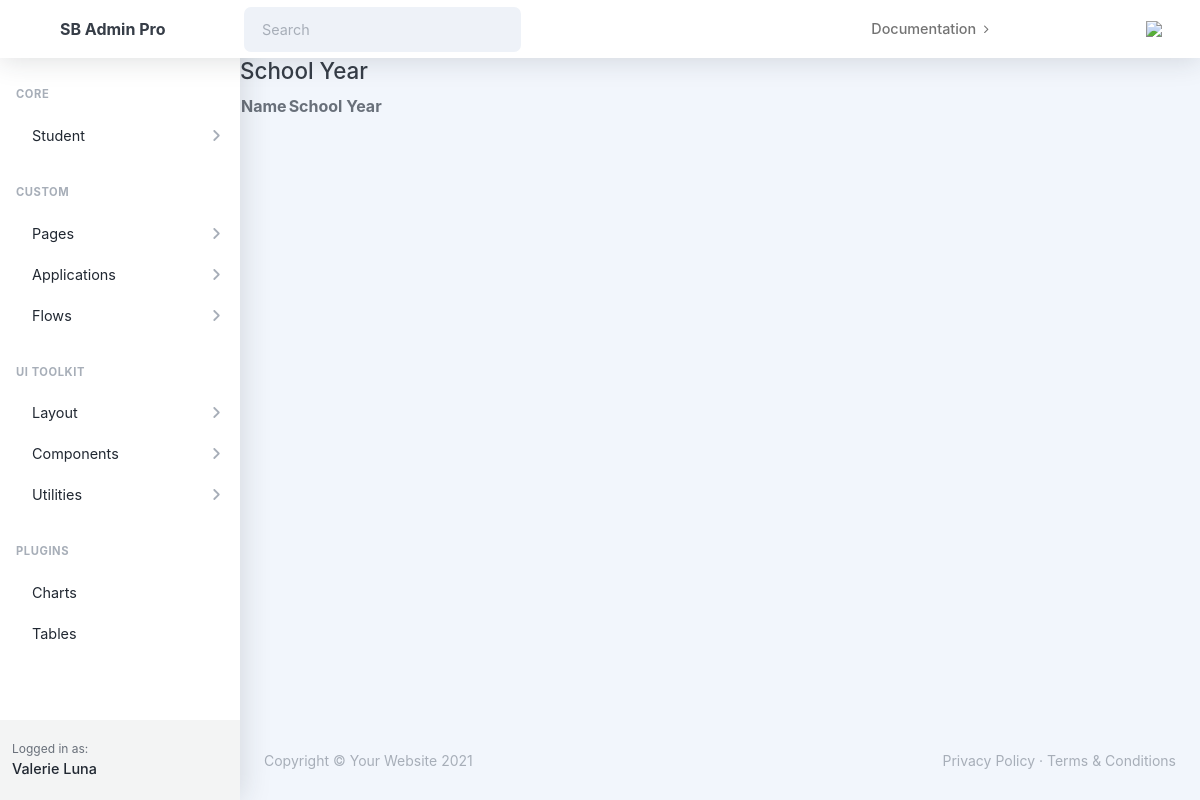
The page /academics/list_grade_levels/ on the database as committed earlier.
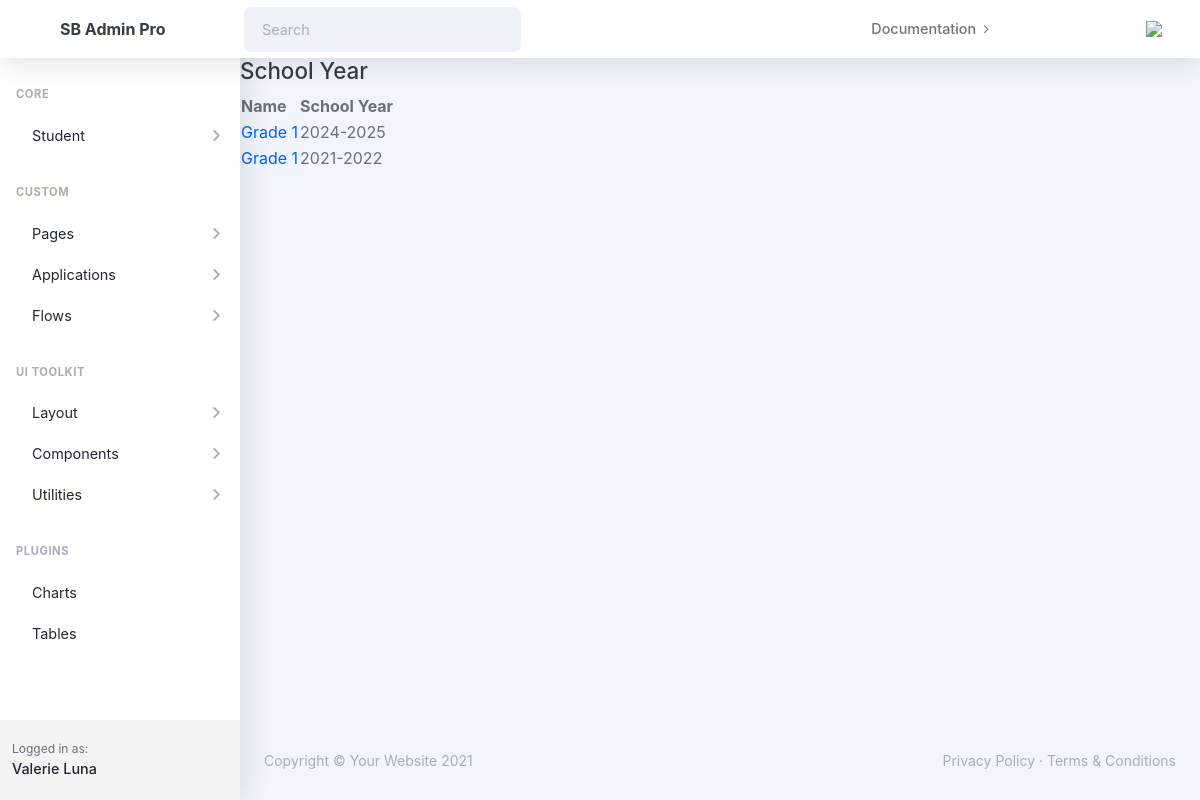
The same page on the database as committed later.
### academics/models.py (models this page shows, shortened)
class GradeLevel(models.Model):
    name = models.CharField(_("Grade Level"), max_length=50, blank=True)
    school_year = models.ForeignKey(
        SchoolYear,
        on_delete=models.CASCADE,
        verbose_name=_("School Year"),
        related_name='grade_levels'
    )
    class Meta:
        verbose_name = _("Grade Level")
        verbose_name_plural = _("Grade Levels")
        ordering = ['name']
        unique_together = ['name', 'school_year']

class SchoolYear(models.Model):
    name = models.CharField(max_length=100, verbose_name=_("Name"), blank=True)
    start_date = models.DateField(verbose_name=_("Start Date"))
    end_date = models.DateField(verbose_name=_("End Date"))
    is_current = models.BooleanField(default=False, verbose_name=_("Is Current School Year"))
    class Meta:
        verbose_name = _("School Year")
        verbose_name_plural = _("School Years")
        ordering = ['-start_date']  # Orders the school years starting with the most recent
    def __str__(self):
        return self.name

### academics/views.py (the view)
# urls.py: path('list_grade_levels/', list_grade_levels, name='list_grade_levels'),
def list_grade_levels(request):
    grade_levels = GradeLevel.objects.all()
    context = {
        'grade_levels': grade_levels,
    }
    return render(request, 'academics/list_grade_levels.html', context)

### academics/templates/academics/list_grade_levels.html
{% extends 'students/base.html' %}
{% block content %}
<h2>School Year</h2>
<table>
        <thead>
                <tr>
                        <th>Name</th>
                        <th>School Year</th>
                </tr>
        </thead>
        <tbody>
                {% for grade_level in grade_levels %}
                <tr>
                        <td>
                                <a href="{% url 'academics:view_grade_level' grade_level.id %}">
                                {{grade_level.name}} </a>
                        </td>
                        <td> {{grade_level.school_year}} </td>
                </tr>
                {% endfor %}
        </tbody>
</table>
{% endblock content %}

Rows that differ between the two databases and show on the page:
added GradeLevel: name "Grade 1", school_year "2024-2025"
added GradeLevel: name "Grade 1", school_year "2021-2022"
